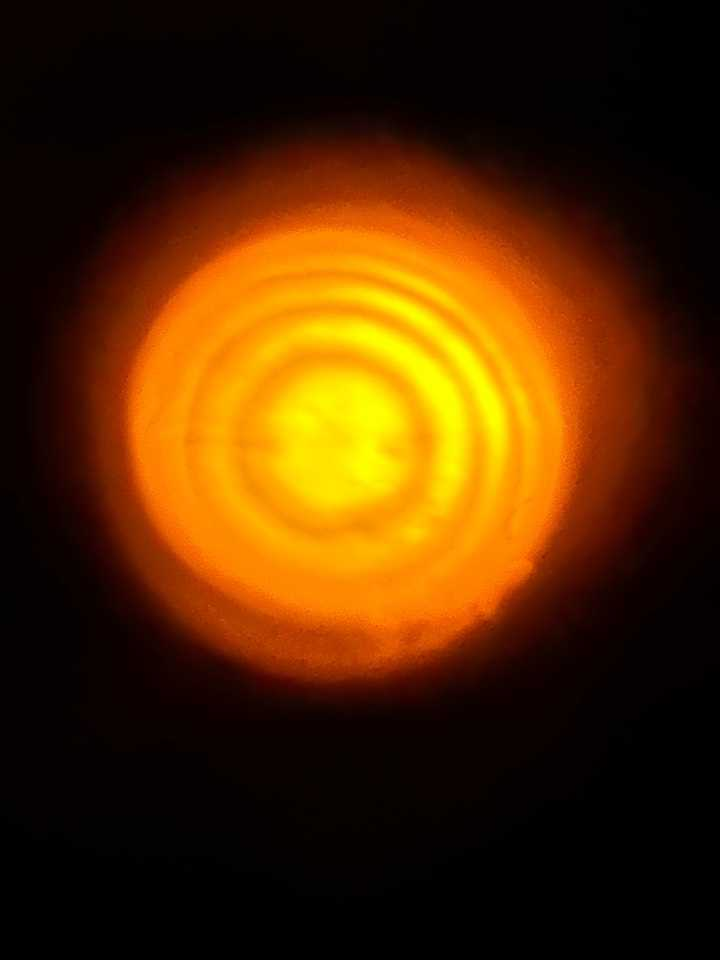
#> input picture data/test_images/test.jpg, 720 x 960 px
$ python -i circle_fitting.py   (imports and definitions only)
#> lines starting #> are read from the running program, lines starting #| are printed output that depends on the picture; after the words box and inside, x2 and y2 are one past the last pixel; in counts of white or black regions, pixels touching at a corner belong together
import cv2
import numpy as np

def preprocess_for_circle_detection(img_path, sigma=1.0):
#> called with img_path = '../data/test_images/test.jpg', sigma = 1
    img = cv2.imread(img_path)
#> img is the input picture: shape (960, 720, 3); mean B, G, R 1.1, 41.7, 80.2
    gray = cv2.cvtColor(img, cv2.COLOR_BGR2GRAY)
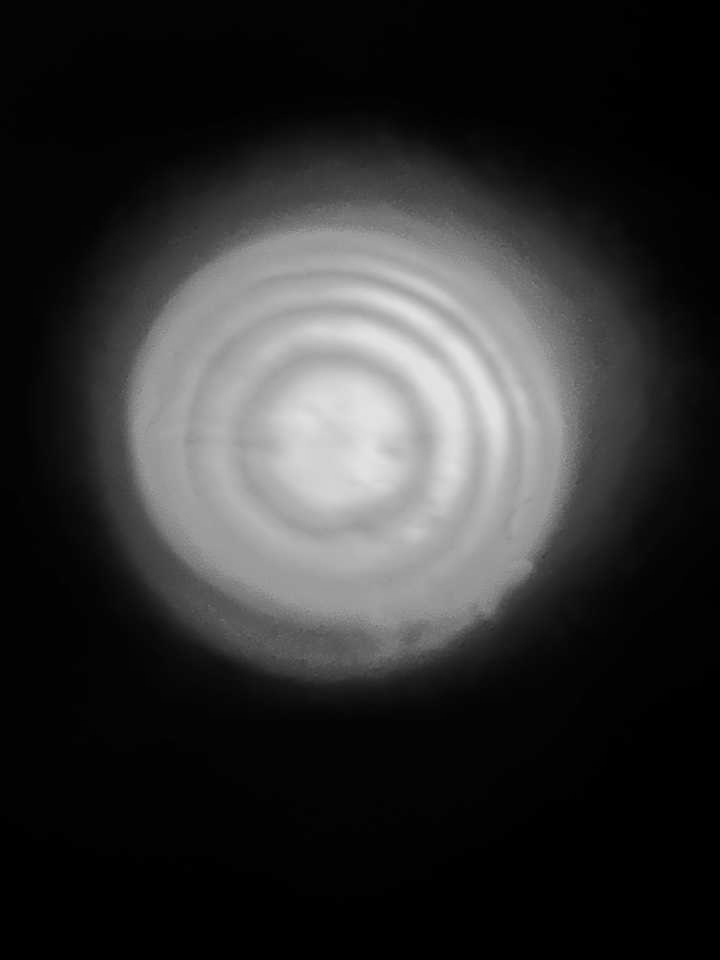
#> gray: shape (960, 720); min 0, max 227, mean 48.6
    blurred = cv2.GaussianBlur(gray, (5, 5), sigma)
    thresh = cv2.adaptiveThreshold(
        blurred, 255,
        cv2.ADAPTIVE_THRESH_GAUSSIAN_C,
        cv2.THRESH_BINARY_INV, 11, 2
    )
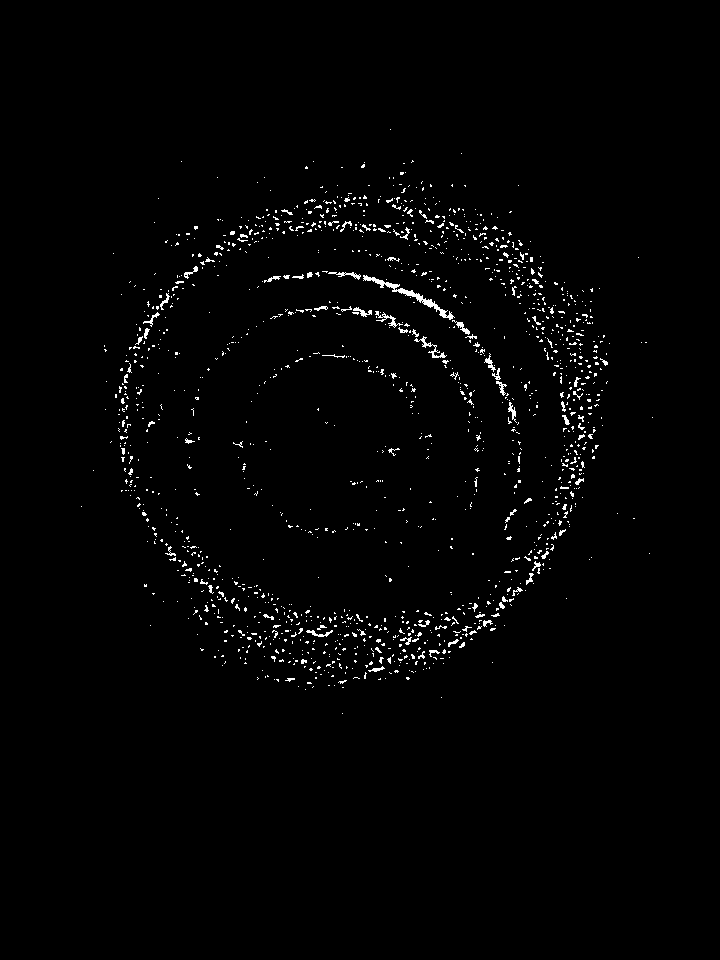
#> thresh: shape (960, 720); 1.4% white in thin lines or dots, all inside (x1, y1, x2, y2) = (81, 129, 653, 714)
    return img, thresh

def detect_newton_rings_opencv(img_path, min_radius=20, max_radius=200):
    img, thresh = preprocess_for_circle_detection(img_path)
    edges = cv2.Canny(thresh, 50, 150)
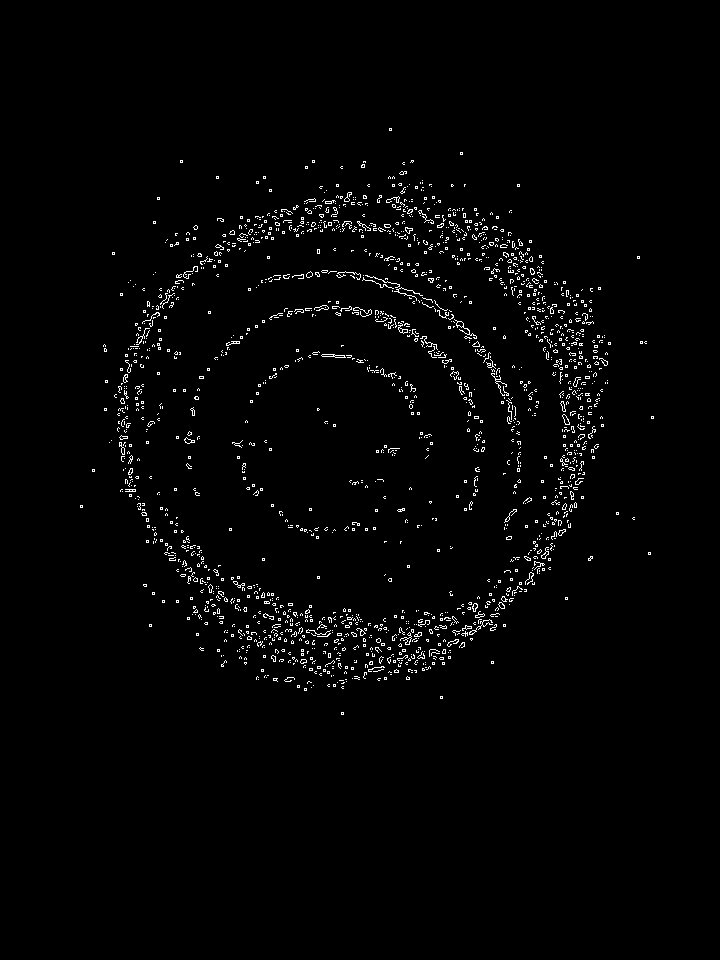
#> edges: shape (960, 720); 1.8% white in thin lines or dots, all inside (x1, y1, x2, y2) = (80, 128, 654, 715)

    circles = cv2.HoughCircles(
        edges, cv2.HOUGH_GRADIENT, dp=1, minDist=100,
        param1=50, param2=30,
        minRadius=min_radius, maxRadius=max_radius
    )
#> circles = 19 rows, first 8: [325.5, 460.5, 190.6], [395.5, 379.5, 176.3], [421.5, 502.5, 133.3], [289.5, 350.5, 131.1], [495.5, 354.5, 99.1], [397.5, 279.5, 93.7], [328.5, 566.5, 123.2], [513.5, 453.5, 72.7]

    if circles is not None:
        circles = np.uint16(np.around(circles))
#> circles = 19 rows, first 8: [326, 460, 191], [396, 380, 176], [422, 502, 133], [290, 350, 131], [496, 354, 99], [398, 280, 94], [328, 566, 123], [514, 454, 73]
        center_x, center_y = img.shape[1]//2, img.shape[0]//2
#> center_x = 360; center_y = 480
        valid_circles = []
        for x, y, r in circles[0, :]:
            if abs(x - center_x) < 50 and abs(y - center_y) < 50:
                valid_circles.append((x, y, r))
#> this loop made 19 passes
#> (x, y, r) on passes 1 to 12: (326, 460, 191), (396, 380, 176), (422, 502, 133), (290, 350, 131), (496, 354, 99), (398, 280, 94), (328, 566, 123), (514, 454, 73), (214, 430, 97), (416, 690, 75), (578, 272, 70), (294, 228, 48)
#> after the loop, valid_circles = [(326, 460, 191)]

        valid_circles.sort(key=lambda c: c[2])
        return valid_circles
    else:
        return []

def fit_circle_least_squares(points):
    x = np.array([p[0] for p in points])
    y = np.array([p[1] for p in points])
    x_mean = np.mean(x)
    y_mean = np.mean(y)
    A = np.column_stack((x - x_mean, y - y_mean))
    b = (x**2 + y**2) - (x_mean**2 + y_mean**2)
    params, _ = np.linalg.lstsq(A, b, rcond=None)[0:2]
    a, b = params
    radius = np.sqrt(a**2 + b**2 + x_mean**2 + y_mean**2 - 2*(a*x_mean + b*y_mean))
    return (x_mean + a, y_mean + b), radius

>>> result = detect_newton_rings_opencv('../data/test_images/test.jpg')
#> result = [(326, 460, 191)]
